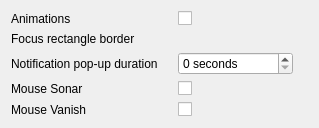
         <widget class="QWidget" name="accessibilityArea">
          <property name="geometry">
           <rect>
            <x>0</x>
            <y>0</y>
            <width>319</width>
            <height>120</height>
           </rect>
          </property>
          <layout class="QGridLayout" name="gridLayout_2">
           <property name="horizontalSpacing">
            <number>20</number>
           </property>
           <item row="5" column="0">
            <widget class="QLabel" name="mouseVanishLabel">
             <property name="text">
              <string>Mouse Vanish</string>
             </property>
            </widget>
           </item>
           <item row="4" column="0">
            <widget class="QLabel" name="mouseSonarLabel">
             <property name="text">
              <string>Mouse Sonar</string>
             </property>
            </widget>
           </item>
           <item row="0" column="0">
            <widget class="QLabel" name="animationsLabel">
             <property name="text">
              <string>Animations</string>
             </property>
            </widget>
           </item>
           <item row="4" column="1">
            <widget class="QCheckBox" name="mouseSonar">
             <property name="text">
              <string/>
             </property>
            </widget>
           </item>
           <item row="1" column="0">
            <widget class="QLabel" name="focusBorderLabel">
             <property name="text">
              <string>Focus rectangle border</string>
             </property>
            </widget>
           </item>
           <item row="3" column="0">
            <widget class="QLabel" name="notificationPopupDurationLabel">
             <property name="text">
              <string>Notification pop-up duration</string>
             </property>
            </widget>
           </item>
           <item row="0" column="1">
            <widget class="QCheckBox" name="animations">
             <property name="text">
              <string/>
             </property>
            </widget>
           </item>
           <item row="3" column="1">
            <widget class="QSpinBox" name="notificationPopupDuration">
             <property name="suffix">
              <string> seconds</string>
             </property>
             <property name="maximum">
              <number>1000000000</number>
             </property>
            </widget>
           </item>
           <item row="5" column="1">
            <widget class="QCheckBox" name="mouseVanish">
             <property name="text">
              <string/>
             </property>
            </widget>
           </item>
           <item row="1" column="1">
            <widget class="SizeInputWidget" name="focusBorder" native="true"/>
           </item>
           <item row="6" column="0">
            <spacer name="verticalSpacer">
             <property name="orientation">
              <enum>Qt::Vertical</enum>
             </property>
             <property name="sizeHint" stdset="0">
              <size>
               <width>20</width>
               <height>40</height>
              </size>
             </property>
            </spacer>
           </item>
           <item row="0" column="2">
            <spacer name="horizontalSpacer_4">
             <property name="orientation">
              <enum>Qt::Horizontal</enum>
             </property>
             <property name="sizeHint" stdset="0">
              <size>
               <width>40</width>
               <height>0</height>
              </size>
             </property>
            </spacer>
           </item>
          </layout>
         </widget>
